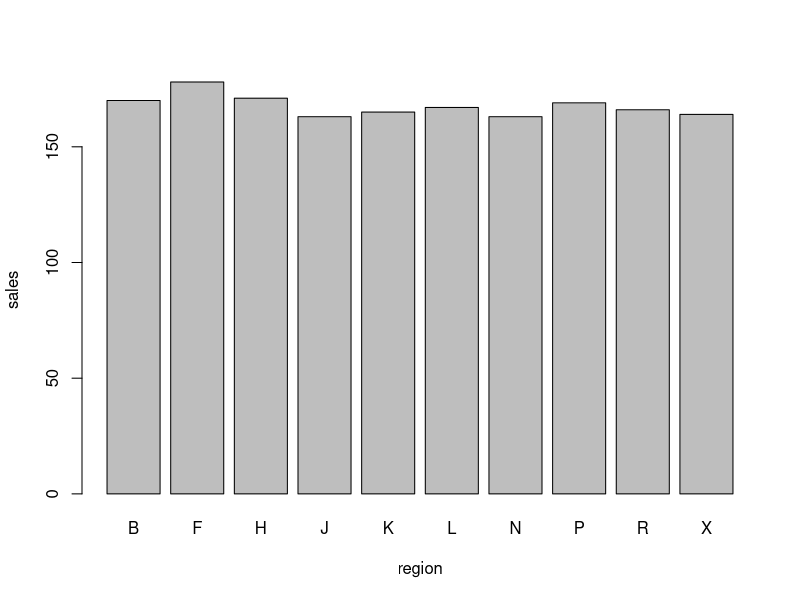

Write R code to recreate this figure.
## ---- chunk 1
day <- as.integer(format(Sys.Date(), "%d"))
sales_dat <- data.frame(
    region = rep(LETTERS, each = 10), 
    sales = rpois(26 * 10, day)
)

knitr::kable(head(sales_dat, 20))
## ---- chunk 2
sales_sum <- aggregate(sales ~ region, data = sales_dat, sum)

top_10_regions <- head(sales_sum[order(-sales_sum$sales), ], 10)

barplot(sales ~ region, data = top_10_regions)
## ---- chunk 3
mod <- lm(sales ~ region, data = sales_dat)

region_coefs <- mod$coefficients[-1]
max_idx <- which.max(region_coefs)
